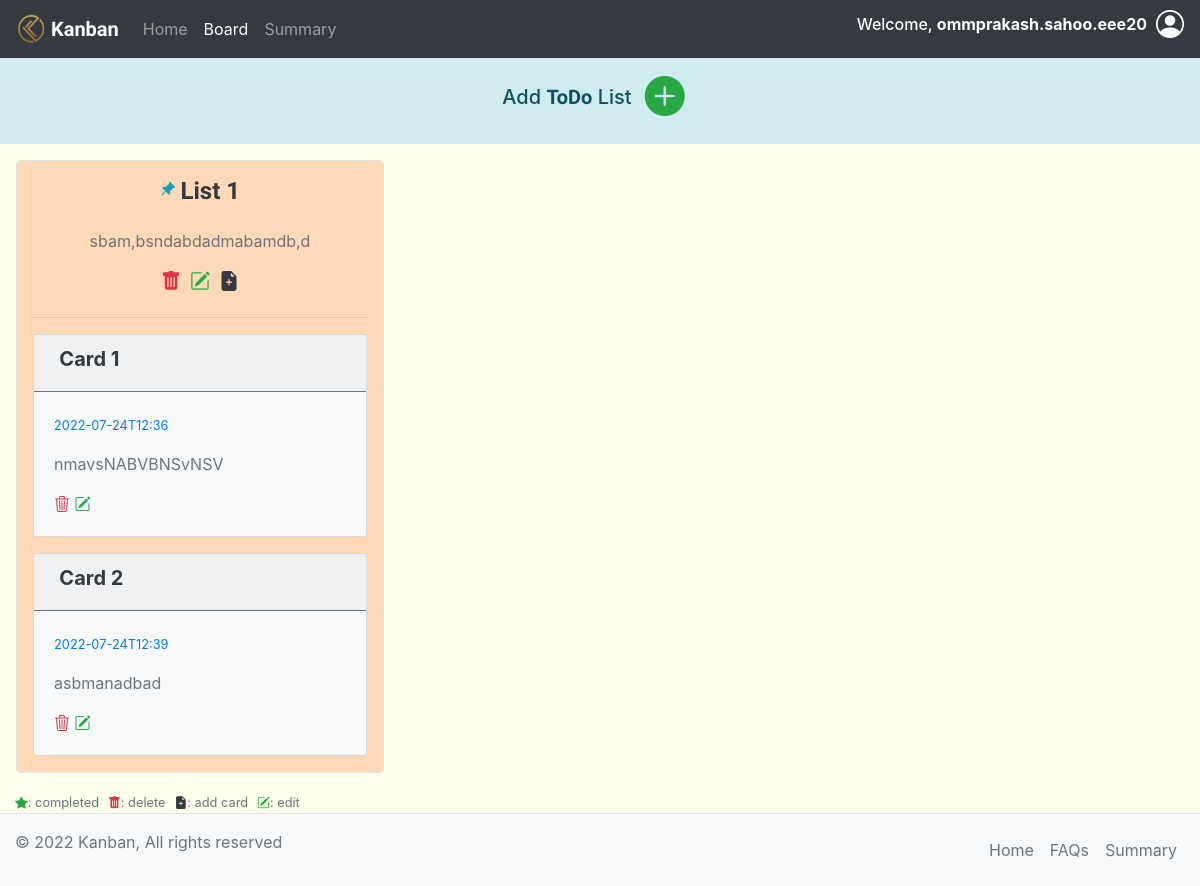
The app's page /board (signed in) with its own data.
### application/models.py (models this page shows)
class Account(db.Model, UserMixin):
    __tablename__ = 'account'
    id = db.Column(db.Integer, primary_key=True, autoincrement=True)
    password = db.Column(db.String(255), nullable=False)
    username = db.Column(db.String, nullable=False)
    email = db.Column(db.String, nullable=False, unique=True)
    active = db.Column(db.Boolean())
    tpending = db.Column(db.Integer, default=0)
    tcompleted = db.Column(db.Integer, default=0)
    lists = db.relationship('List', secondary="account_list")
    roles = db.relationship('Role', secondary=roles_users,backref=db.backref('users', lazy='dynamic'))

class List(db.Model):
    __tablename__ = 'list'
    list_id = db.Column(db.Integer, primary_key=True, autoincrement=True)
    list_name = db.Column(db.String, nullable=False)
    list_desc = db.Column(db.String)
    lpending = db.Column(db.Integer, default=0)
    lcompleted = db.Column(db.Integer, default=0)
    loverdue = db.Column(db.Integer, default=0)
    cards = db.relationship('Card', secondary="list_card")

class Card(db.Model):
    __tablename__ = 'card'
    card_id = db.Column(db.Integer, primary_key=True, autoincrement=True)
    title = db.Column(db.String, nullable=False)
    content = db.Column(db.String)
    deadline = db.Column(db.String, nullable=False)
    creation_datetime = db.Column(db.String, nullable=False)
    completed = db.Column(db.Boolean(), default=0)
    last_update = db.Column(db.String)
    completed_datetime = db.Column(db.String)

### application/controllers.py (the view)
@app.route("/board", methods=['GET'])
def board():
    global alert_error, alert_color, alert_condition, alert_message
    lists = []
    if current_user.is_authenticated:
        lists = current_user.lists
    if alert_error:
        alert_error = False
        template = render_template('board.html',show=True, alert_color=alert_color, alert_condition=alert_condition, alert_message=alert_message, lists=lists)
        alert_color, alert_condition, alert_message = '','',''
        return template
    return render_template('board.html', lists=lists)

### templates/board.html (shortened to what this page needs)
<!doctype html>
<html lang="en">
<head>
    {% include 'head.html' %}
</head>
<body>
    <nav class="navbar navbar-expand-lg navbar-dark bg-dark">
        <a class="navbar-brand" href="/home" style="font-family: 'Prompt', sans-serif;">
            <img src="../static/images/logo.png" width="30" height="30" class="d-inline-block align-top" alt="">
            <strong> Kanban</strong>
        </a>
        <div class="collapse navbar-collapse" id="navbarNav">
            <ul class="navbar-nav mr-auto">
                <li class="nav-item">
                    <a class="nav-link" href="/home">Home </a>
                </li>
                <li class="nav-item active">
                    <a class="nav-link" href="/board">Board<span class="sr-only">(current)</span></a>
                </li>
                <li class="nav-item">
                    <a class="nav-link" href="/summary">Summary</a>
                </li>
            </ul>
            {% include 'log.html' %}
        </div>
    </nav>
    <div class="alert-info py-2">
        <div class="d-flex my-2 my-lg-0 justify-content-center align-items-center">
            <h5>Add <strong style="font-family: 'Prompt', sans-serif;">ToDo</strong> List</h5>
            <a class="btn  my-2 my-sm-0  " data-toggle="modal" data-target="#listCreateModal" type="submit">
                <h1 class="bi-plus-circle-fill text-success"></h1>
            </a>
        </div>
    </div>
    <div class="container-fluid " style="background-color: #feffed;">
        <div class="row ">
            {% if lists|length > 0 %}
            {% for list in lists %}
            <div class="col-lg-4 col-sm-6 col-md-6  p-3">
                <div class="justify-content-center justify-item-center border list border px-3 rounded-lg" style="background-color:  #ffd9b8;">
                    <div class="d-flex  justify-content-center py-3 ">
                        <i class="bi bi-pin-angle-fill text-info"></i>&nbsp;
                        <h4 class="text-dark"><strong style="font-family: 'Prompt', sans-serif;">{{
                                list['list_name']}}</strong></h4>
                    </div>
                    <div class="d-flex  justify-content-center px-3">
                        <p class="text-muted">{{ list['list_desc'] }}</p>
                    </div>
                    <div class="d-flex  justify-content-center">
                        <a href="" class=" text-danger" data-toggle="modal"
                            data-target="#listDeleteModal_{{list['list_id']}}">
                            <h5 class=" bi-trash-fill"></h5>
                        </a>&nbsp;&nbsp;
                        <a href="" class=" text-success" data-toggle="modal"
                            data-target="#listUpdateModal_{{list['list_id']}}">
                            <h5 class="bi-pencil-square"></h5>
                        </a>&nbsp;&nbsp;
                        <a href="" class=" text-dark" data-toggle="modal" data-target="#createCard_{{list['list_id']}}">
                            <h5 class="bi-file-earmark-plus-fill"></h5>
                        </a>
                    </div>
                    <hr>
                    {% if list['cards']|length > 0 %}
                    {% for card in list['cards'] %}
                    <div class="card bg-light mb-3 rounded-sm">
                        <div class="card-header  in-line border-secondary">
                            <h5>
                                &nbsp;<strong class="text-dark">{{card['title']}}</strong>
                            </h5>
                        </div>
                        <div class="card-body justify-item-center">
                            <p class="card-text text-primary"><small class="">{{card['deadline']}}</small></p>
                            <p class="card-text text-muted">{{card['content']}}</p>
                            <form action="/delete" method="post" class="inline">
                                <a href="" class="bi-trash3 text-danger" type="" data-toggle="modal"
                                    data-target="#cardDeleteModal_{{card['card_id']}}"></a>
                                <a href="" class="bi-pencil-square text-success" data-toggle="modal"
                                    data-target="#cardUpdateModal_{{card['card_id']}}"></a>
                            </form>
                        </div>
                    </div>
                    {% endfor %}
                    {% endif %}
                </div>
            </div>
            {% endfor %}
            {% endif %}
        </div>
        <small class="text-muted"><i class="bi bi-star-fill text-success"></i>: completed</small>&nbsp;
        <small class="text-muted"><i class="bi bi-trash-fill text-danger"></i>: delete</small>&nbsp;
        <small class="text-muted"><i class="bi bi-file-earmark-plus-fill text-dark"></i>: add card</small>&nbsp;
        <small class="text-muted"><i class="bi bi-pencil-square text-success"></i>: edit</small>
    </div>
    {% include 'footer.html' %}
</body>
</html>

### templates/log.html (shortened to what this page needs)
{% if current_user.is_authenticated %}
<h6 class="text-white ">Welcome, <strong>{{current_user.username}} </strong></h6>&nbsp;&nbsp;
<div class="dropdown dropleft">
    <a href="" class="my-sm-0 dropdown-toggle my-2 " id="profile" data-toggle="dropdown"
        aria-haspopup="true" aria-expanded="false">
        <h3 class="bi text-white bi-person-circle"></h3>
    </a>
</div>
{% else %}
<a href="/login" class="btn btn-outline-success my-2 my-sm-0 ">SignIn</a>
<a href="/register" class="btn btn-outline-danger my-2 my-sm-0 mx-2" role="button"
    aria-pressed="true">SignUp</a>
{% endif %}

### static/style.css (style rules this page uses)
.dropdown-toggle::after { content: none; }
.dropleft .dropdown-toggle::before { display: inline-block; margin-right: 0.255em; vertical-align: 0.255em; content: none; border-top: 0.3em solid transparent; border-right: 0.3em solid; border-bottom: 0.3em solid transparent; }

### records on screen
Account: username "ommprakash.sahoo.eee20"
List: list_name "List 1", list_desc "sbam,bsndabdadmabamdb,d"
Card: title "Card 1", deadline "2022-07-24T12:36", content "nmavsNABVBNSvNSV"
Card: title "Card 2", deadline "2022-07-24T12:39", content "asbmanadbad"
